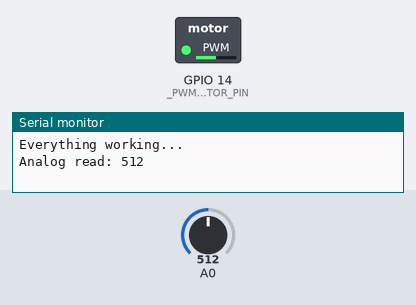
This program was run on a simulated ESP8266 (NodeMCU). Shown: switched loads named in the program (green lamp = pin HIGH), the last lines printed to the serial monitor. The test bench sets the inputs (shaded band); at power-on: A0 = 512.

Above: at 1.2 s.
1.3 s: A0 set to 716
At 1.7 s:
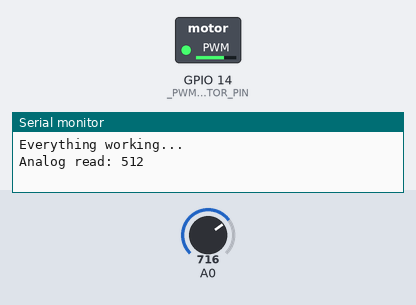
2.8 s: A0 set to 900
At 4.0 s:
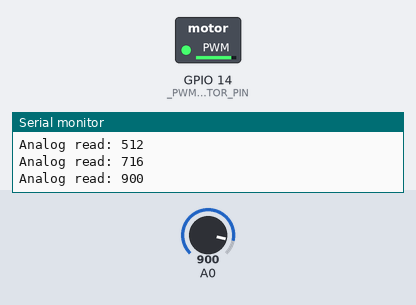
4.3 s: A0 set to 122
At 5.4 s:
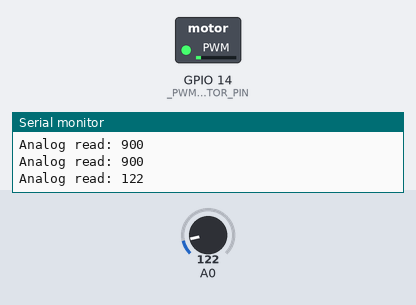
5.8 s: A0 set to 20
At 6.6 s:
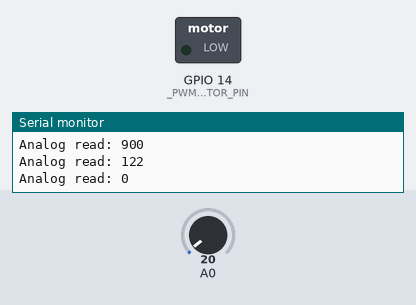
7.3 s: A0 set to 511
At 7.8 s:
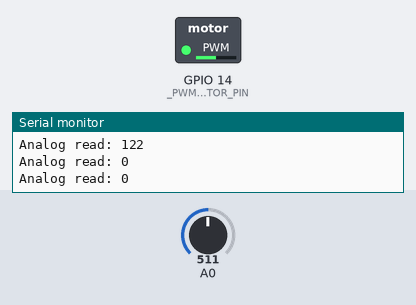
8.8 s: A0 set to 0
At 10.3 s:
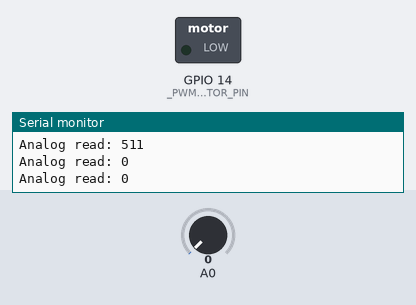
Timing chart, 0 to 11.3 s (numbered marks = the images above; inputs shaded):
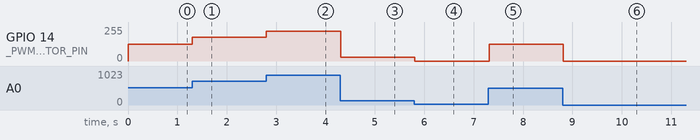

The program:

main.cpp
```cpp
#include "Arduino.h"
#include <ESP8266WiFi.h>
#include <ESP8266WebServer.h>
#include <time.h>
#include <stdbool.h>

const uint8_t _PWM_MOTOR_PIN = 14;

int _pot_read = 0;
int _count = 0;

void setup() {
  pinMode(_PWM_MOTOR_PIN, OUTPUT);
  analogWrite(_PWM_MOTOR_PIN, 0);

  Serial.begin(115200);
  Serial.setDebugOutput(true);

  //don't need wifi anyway
  WiFi.mode(WIFI_OFF);

  Serial.printf("\nEverything working...\n");
}

void loop() {

	//read potentiometer values from ADC - esp8266 just have one
	//IMPORTANT: use a voltage divider to drop 0 - 3.3v to 0 - 1v

	//pot_output-------220ohms--------100ohms------GND
	//                           |
	//                        ESP ADC
	//example on schematic.png

	_pot_read = analogRead(A0); //ranges from 0 to 1023

	//roundings
	if (_pot_read < 30) _pot_read = 0;

	if (_pot_read > 900) _pot_read = 1023;

	analogWrite(_PWM_MOTOR_PIN, _pot_read);

	//a counter to debug analog read
	if (_count == 10)
	{
		Serial.printf("Analog read: %i \n", _pot_read);
		_count = 0;
	}

	delay(100);
	_count++;
}
```

Measured:
- after the input at 1.3 s, GPIO 14 (_PWM_MOTOR_PIN): 127/255 → 178/255 at once
- after the input at 2.8 s, GPIO 14 (_PWM_MOTOR_PIN): 178/255 → 224/255 at once
- after the input at 4.3 s, GPIO 14 (_PWM_MOTOR_PIN): 224/255 → 30/255 at once
- after the input at 5.8 s, GPIO 14 (_PWM_MOTOR_PIN): 30/255 → 0/255 at once
- after the input at 7.3 s, GPIO 14 (_PWM_MOTOR_PIN): 0/255 → 127/255 at once
- after the input at 8.8 s, GPIO 14 (_PWM_MOTOR_PIN): 127/255 → 0/255 at once
